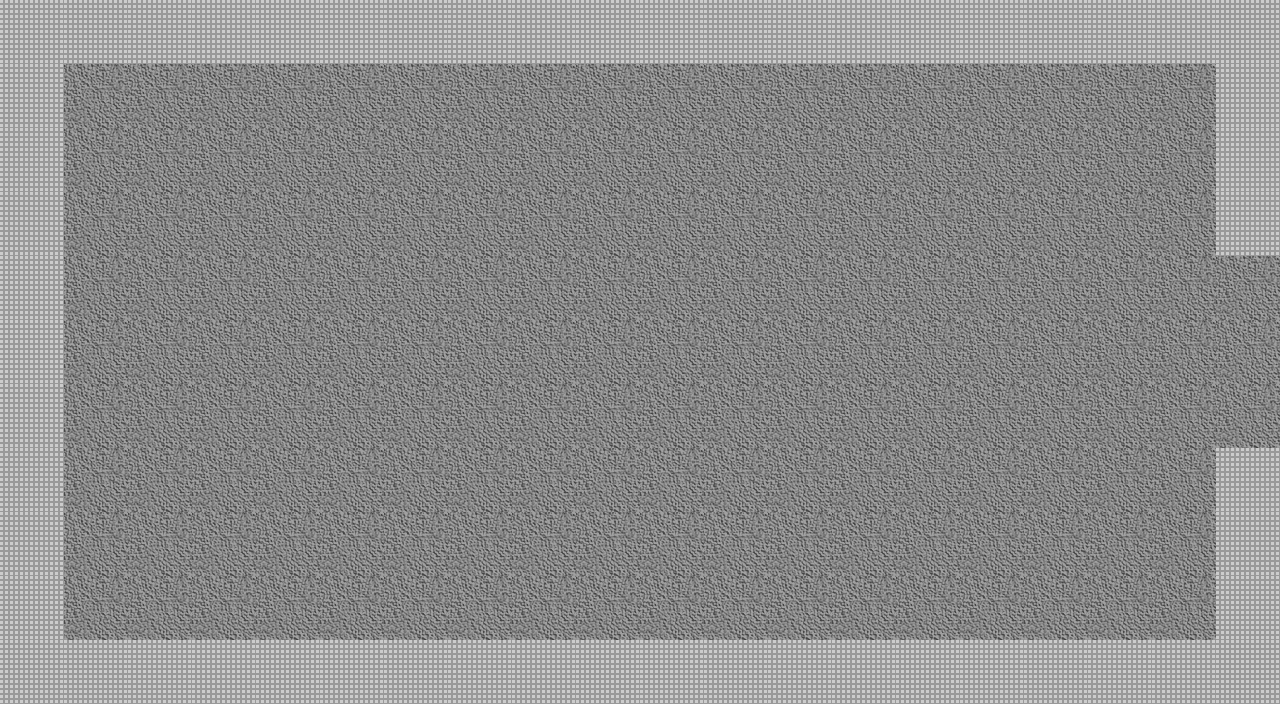

A level layout from a 2D game, rendered from its tile map. Below: a short description, then the map file with tile-grid data replaced by summaries:
An orthogonal 20x11 tile map with 64x64 px tiles, 2 tile layers (Floor, Wall), 3 tilesets and 14 objects.

<map version="1.0" orientation="orthogonal" renderorder="right-down" width="20" height="11" tilewidth="64" tileheight="64" nextobjectid="94">
 <properties>
  <property name="unity:resource" value="True" />
  <property name="unity:tag" value="Room" />
 </properties>
 <tileset firstgid="1" source="DungeonTilePH.tsx" />
 <tileset firstgid="3" source="MobSpawner.tsx" />
 <tileset firstgid="8" source="DestructSpawn.tsx" />
 <layer name="Floor" width="20" height="11">
  <properties>
   <property name="unity:sortingLayerName" value="Floor" />
   <property name="unity:tag" value="Floor" />
  </properties>
  <data>[220 cells, 220 non-empty, 1 distinct tile ids]</data>
 </layer>
 <layer name="Wall" width="20" height="11">
  <properties>
   <property name="ChildTag" value="Wall" />
   <property name="unity:tag" value="Wall" />
  </properties>
  <data>[220 cells, 55 non-empty, 1 distinct tile ids]</data>
 </layer>
 <objectgroup name="Destructables">
  <object id="71" gid="8" x="1152" y="128" width="64" height="64" />
  <object id="72" gid="8" x="1152" y="640" width="64" height="64" />
  <object id="73" gid="8" x="64" y="640" width="64" height="64" />
  <object id="75" gid="8" x="64" y="128" width="64" height="64" />
  <object id="91" gid="8" x="576" y="384" width="64" height="64" />
  <object id="92" gid="8" x="640" y="384" width="64" height="64" />
 </objectgroup>
 <objectgroup name="Mobs">
  <object id="87" gid="7" x="448" y="256" width="64" height="64" />
  <object id="88" gid="7" x="768" y="256" width="64" height="64" />
  <object id="89" gid="7" x="448" y="512" width="64" height="64" />
  <object id="90" gid="7" x="768" y="512" width="64" height="64" />
 </objectgroup>
 <objectgroup name="Exits">
  <object id="17" x="512" y="0" width="256" height="32">
   <properties>
    <property name="Exit" value="N" />
   </properties>
  </object>
  <object id="18" x="0" y="256" width="32" height="192">
   <properties>
    <property name="Exit" value="W" />
   </properties>
  </object>
  <object id="19" x="1248" y="256" width="32" height="192">
   <properties>
    <property name="Exit" value="E" />
   </properties>
  </object>
  <object id="21" x="512" y="672" width="256" height="33.3333">
   <properties>
    <property name="Exit" value="S" />
   </properties>
  </object>
 </objectgroup>
</map>
